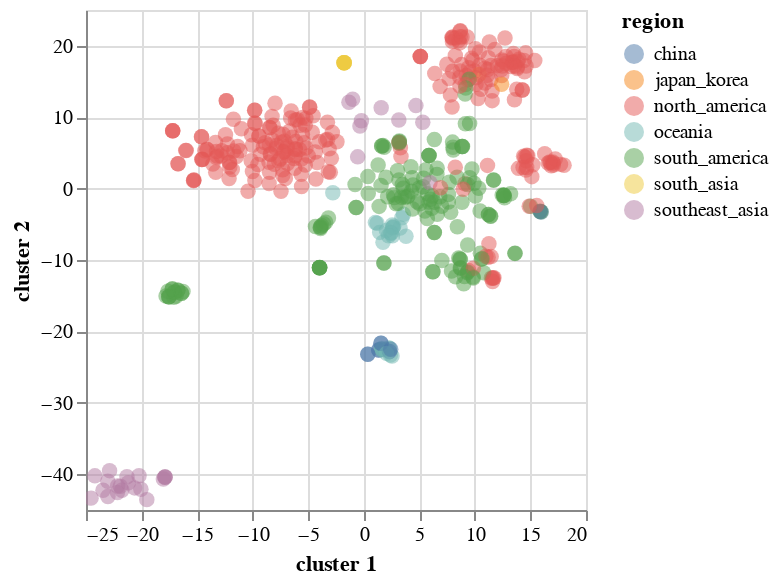

This figure's notebook cell:
### Code cell
import altair as alt

base = alt.Chart(merged_df)
base.mark_circle(size=60).encode(
    x='cluster 1',
    y='cluster 2',
    opacity=alt.value(0.5),
    color='region',
    tooltip=['strain', 'region']
).properties(width=250,height=250).interactive()

### Figure 1 — Vega-Lite specification as saved in the notebook (floating-point values rounded to 4 significant figures; data arrays with more than 128 entries replaced by an {"elided": "..."} marker saying what was removed)
{"$schema": "https://vega.github.io/schema/vega-lite/v3.3.0.json", "config": {"mark": {"tooltip": null}, "view": {"height": 300, "width": 400}}, "data": {"name": "data-7183d4df6ce378bf6860ca5ffd4146aa"}, "datasets": {"data-7183d4df6ce378bf6860ca5ffd4146aa": {"elided": "486 records"}}, "encoding": {"color": {"field": "region", "type": "nominal"}, "opacity": {"value": 0.5}, "tooltip": [{"field": "strain", "type": "nominal"}, {"field": "region", "type": "nominal"}], "x": {"field": "cluster 1", "type": "quantitative"}, "y": {"field": "cluster 2", "type": "quantitative"}}, "height": 250, "mark": {"size": 60, "type": "circle"}, "selection": {"selector001": {"bind": "scales", "encodings": ["x", "y"], "type": "interval"}}, "width": 250}
